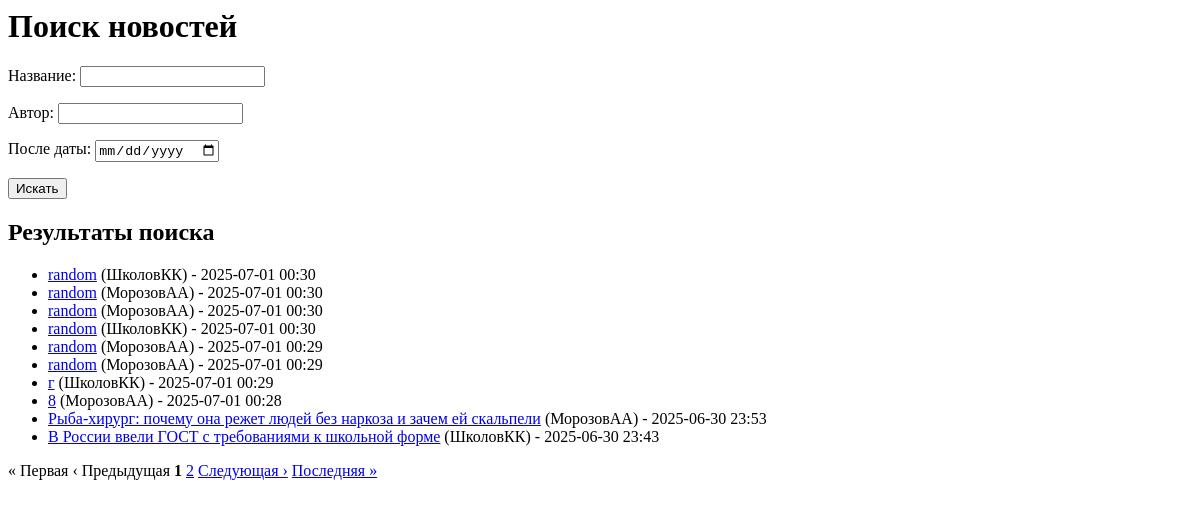
/news/news/search/, run on an earlier commit of the app's database.
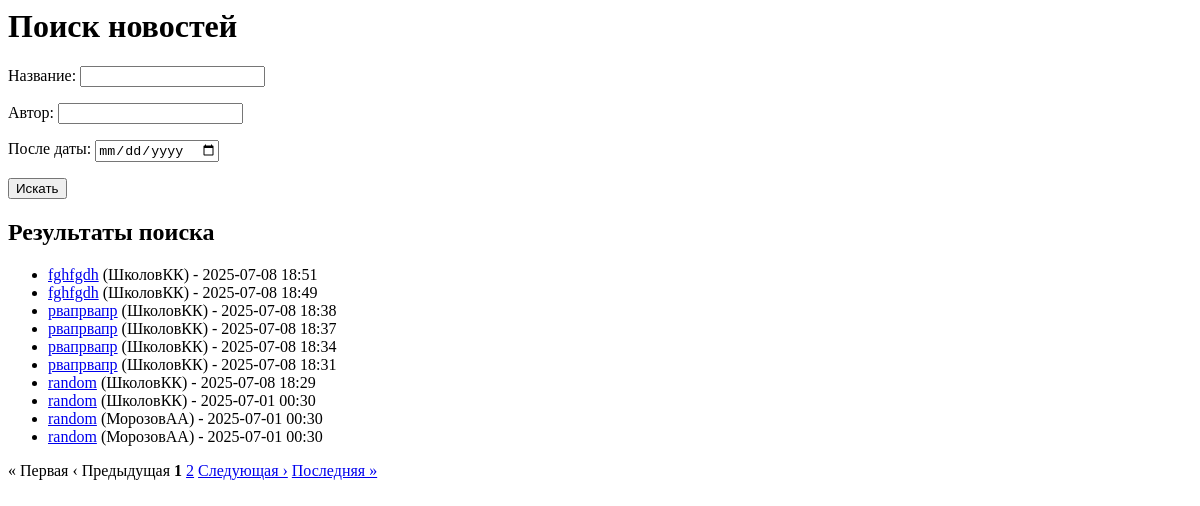
And on a later commit of the database.
### news/models.py (models this page shows, shortened)
class Post(models.Model):
    POST_TYPE_CHOICES = [
        ('article', 'Статья'),
        ('news', 'Новость'),
    ]
    author = models.ForeignKey(Author, on_delete=models.CASCADE)
    post_type = models.CharField(max_length=10, choices=POST_TYPE_CHOICES)
    created_at = models.DateTimeField(auto_now_add=True)
    categories = models.ManyToManyField(Category, through='PostCategory')
    title = models.CharField(max_length=200)
    content = models.TextField()
    rating = models.IntegerField(default=0)

class Author(models.Model):
    user = models.OneToOneField(User, on_delete=models.CASCADE)
    rating = models.IntegerField(default=0)

### news/views.py (the view)
# urls.py: path('news/search/', NewsSearchView.as_view(), name='news_search'),
class NewsSearchView(FilterView):
    model = Post
    filterset_class = PostFilter
    template_name = 'news/news_search.html'
    context_object_name = 'news_list'
    paginate_by = 10
    def get_queryset(self):
        return super().get_queryset().filter(post_type='news').order_by('-created_at')
    def get_context_data(self, **kwargs):
        context = super().get_context_data(**kwargs)
        context['request'] = self.request
        return context

### news/templates/news/news_search.html
<h1>Поиск новостей</h1>
<form method="get">
    {{ filter.form.as_p }}
    <button type="submit">Искать</button>
</form>
<h2>Результаты поиска</h2>
<ul>
    {% for news in news_list %}
        <li>
            <a href="{% url 'news_detail' news.pk %}">{{ news.title }}</a>
            ({{ news.author.user.username }}) - {{ news.created_at|date:"Y-m-d H:i" }}
        </li>
    {% empty %}
        <li>Ничего не найдено</li>
    {% endfor %}
</ul>
<div class="pagination">
    {% if page_obj.has_previous %}
        <a href="?page=1{% if base_query %}&{{ base_query }}{% endif %}">&laquo; Первая</a>
        <a href="?page={{ page_obj.previous_page_number }}{% if base_query %}&{{ base_query }}{% endif %}">&lsaquo; Предыдущая</a>
    {% else %}
        <span class="disabled">&laquo; Первая</span>
        <span class="disabled">&lsaquo; Предыдущая</span>
    {% endif %}
    {% for num in page_obj.paginator.page_range %}
        {% if num >= page_obj.number|add:-2 and num <= page_obj.number|add:2 %}
            {% if num == page_obj.number %}
                <strong>{{ num }}</strong>
            {% else %}
                <a href="?page={{ num }}{% if base_query %}&{{ base_query }}{% endif %}">{{ num }}</a>
            {% endif %}
        {% endif %}
    {% endfor %}
    {% if page_obj.has_next %}
        <a href="?page={{ page_obj.next_page_number }}{% if base_query %}&{{ base_query }}{% endif %}">Следующая &rsaquo;</a>
        <a href="?page={{ page_obj.paginator.num_pages }}{% if base_query %}&{{ base_query }}{% endif %}">Последняя &raquo;</a>
    {% else %}
        <span class="disabled">Следующая &rsaquo;</span>
        <span class="disabled">Последняя &raquo;</span>
    {% endif %}
</div>

What changed in the data, as far as the page shows it:
no longer on this page (row unchanged): Post: title "random", author.user.username "ШколовКК", created_at "2025-07-01 00:30"
no longer on this page (row unchanged): Post: title "random", author.user.username "МорозовАА", created_at "2025-07-01 00:29"
no longer on this page (row unchanged): Post: title "random", author.user.username "МорозовАА", created_at "2025-07-01 00:29"
no longer on this page (row unchanged): Post: title "г", author.user.username "ШколовКК", created_at "2025-07-01 00:29"
no longer on this page (row unchanged): Post: title "8", author.user.username "МорозовАА", created_at "2025-07-01 00:28"
no longer on this page (row unchanged): Post: title "Рыба-хирург: почему она режет людей без наркоза и зачем ей скальпели", author.user.username "МорозовАА", created_at "2025-06-30 23:53"
no longer on this page (row unchanged): Post: title "В России ввели ГОСТ с требованиями к школьной форме", author.user.username "ШколовКК", created_at "2025-06-30 23:43"
added Post: title "fghfgdh", author.user.username "ШколовКК", created_at "2025-07-08 18:51"
added Post: title "fghfgdh", author.user.username "ШколовКК", created_at "2025-07-08 18:49"
added Post: title "рвапрвапр", author.user.username "ШколовКК", created_at "2025-07-08 18:38"
added Post: title "рвапрвапр", author.user.username "ШколовКК", created_at "2025-07-08 18:37"
added Post: title "рвапрвапр", author.user.username "ШколовКК", created_at "2025-07-08 18:34"
added Post: title "рвапрвапр", author.user.username "ШколовКК", created_at "2025-07-08 18:31"
added Post: title "random", author.user.username "ШколовКК", created_at "2025-07-08 18:29"
